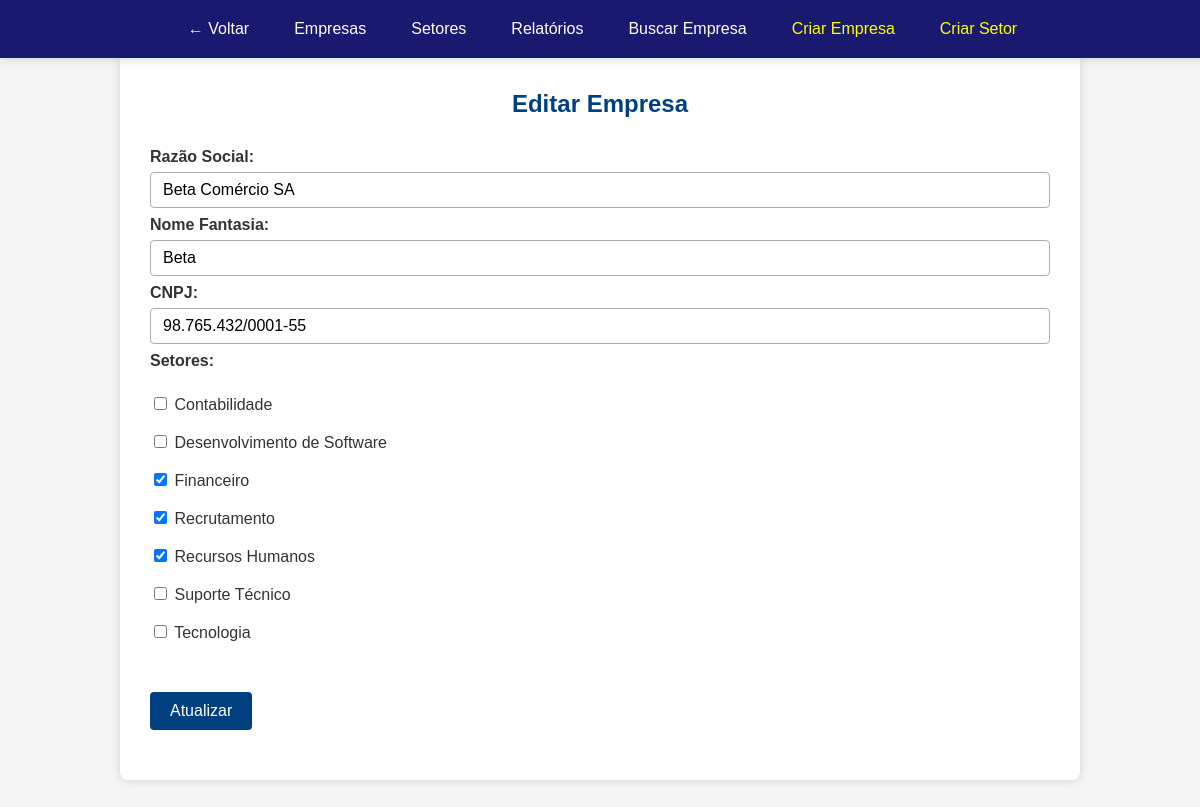
Screenshot of /empresa/edit/2 with the database file from the repository.
### tables this page shows
CREATE TABLE `empresa` (
  `id` int(10) UNSIGNED NOT NULL,
  `razao_social` varchar(100) NOT NULL,
  `nome_fantasia` varchar(100) DEFAULT NULL,
  `cnpj` varchar(45) NOT NULL
);

CREATE TABLE `setor` (
  `id` int(10) UNSIGNED NOT NULL,
  `descricao` longtext NOT NULL,
  `setor_pai_id` int(10) UNSIGNED DEFAULT NULL
);

### controllers/EmpresaController.php (called while the page is built, shortened)
<?php
$db = (new Database())->getConnection();
require_once 'models/EmpresaModel.php';
class EmpresaController {
    private $model;
    public function __construct($db) {
        $this->model = new EmpresaModel($db);
    }
    public function edit($id) {
        $empresa = $this->model->getById($id);
        $empresaSetores = $this->model->getSetoresByEmpresaId($id);
        $setorModel = new SetorModel($this->model->conn);
        $setores = $setorModel->getAll();
        require 'views/empresa/edit.php';
    }
}

### index.php (called while the page is built, shortened)
<?php
spl_autoload_register(function($class) {
    $paths = [
        __DIR__ . '/controllers/' . $class . '.php',
        __DIR__ . '/models/' . $class . '.php',
    ];
    foreach ($paths as $file) {
        if (file_exists($file)) {
            return;
        }
    }
});
$dbClass = new Database();
$db = $dbClass->getConnection();
$request = $_SERVER['REQUEST_URI'];
$request = parse_url($request, PHP_URL_PATH);
$basePath = '/projetoathia';
if (strpos($request, $basePath) === 0) {
    $request = substr($request, strlen($basePath));
}
$request = trim($request, '/');
$parts = explode('/', $request);
$action = $parts[1] ?? 'index';
$params = array_slice($parts, 2);
$controller = new $controllerName($db);
call_user_func_array([$controller, $action], $params);

### models/EmpresaModel.php (called while the page is built, shortened)
<?php
class EmpresaModel {
    public function __construct($db) {
        $this->conn = $db;
    }
    public function getById($id) {
        $sql = "SELECT * FROM empresa WHERE id = :id";
        $stmt = $this->conn->prepare($sql);
        $stmt->bindParam(':id', $id, PDO::PARAM_INT);
        $stmt->execute();
        return $stmt->fetch(PDO::FETCH_ASSOC);
    }
    public function getSetoresByEmpresaId($empresaId) {
        $sql = "SELECT setor_id FROM empresa_setor WHERE empresa_id = :empresa_id";
        $stmt = $this->conn->prepare($sql);
        $stmt->bindParam(':empresa_id', $empresaId);
        $stmt->execute();
        return $stmt->fetchAll(PDO::FETCH_COLUMN);
    }
}

### models/SetorModel.php (called while the page is built, shortened)
<?php
class SetorModel {
    private $conn;
    public function __construct($db) {
        $this->conn = $db;
    }
    public function getAll() {
        $sql = "SELECT * FROM setor ORDER BY descricao";
        return $this->conn->query($sql)->fetchAll(PDO::FETCH_ASSOC);
    }
}

### views/empresa/edit.php (the view, shortened to what this page needs)
<!DOCTYPE html>
<html>
<head>
        <link rel="stylesheet" href="<?= BASE_URL ?>/public/css/style.css" />
</head>
<body>
    <?php include BASE_PATH . 'public/components/menu.php'; ?>
    <section class="container">
        <h1>Editar Empresa</h1>
        <form method="POST" action="<?= BASE_URL ?>/empresa/update/<?= $empresa['id'] ?>">
            <label>Razão Social:</label>
            <input type="text" name="razao_social" value="<?= $empresa['razao_social'] ?>"><br>
            <label>Nome Fantasia:</label>
            <input type="text" name="nome_fantasia" value="<?= $empresa['nome_fantasia'] ?>"><br>
            <label>CNPJ:</label>
            <input type="text" name="cnpj" value="<?= $empresa['cnpj'] ?>"><br>
            <label>Setores:</label><br>
            <?php foreach ($setores as $setor): ?>
                <input type="checkbox" name="setores[]" value="<?= $setor['id'] ?>"
                    <?= in_array($setor['id'], $empresaSetores) ? 'checked' : '' ?>>
                <?= $setor['descricao'] ?><br><br>
            <?php endforeach; ?>
            <button type="submit">Atualizar</button>
        </form>
    </section>
</body>
</html>

### public/css/style.css (style rules this page uses)
body { font-family: Arial, sans-serif; margin: 30px; background: #f5f5f5; color: #333; }
.container { max-width: 900px; background: white; padding: 20px 30px; border-radius: 8px; box-shadow: 0 0 10px #ccc; margin:50px auto; }
h1 { text-align: center; margin-bottom: 30px; color: #004080; }
form { margin-bottom: 30px; }
label { display: block; font-weight: bold; margin-bottom: 6px; }
input[type="text"], select { width: 100%; padding: 8px 12px; font-size: 16px; border: 1px solid #aaa; border-radius: 4px; box-sizing: border-box; transition: border-color 0.2s; margin-bottom: 0.5em; }
button { background-color: #004080; color: white; padding: 10px 20px; border: none; font-size: 16px; cursor: pointer; border-radius: 4px; transition: background-color 0.2s; margin: 2em 0 0 0; }

### rows the page displays
empresa: razao_social "Beta Comércio SA", nome_fantasia "Beta", cnpj "98.765.432/0001-55"
setor: descricao "Contabilidade"
setor: descricao "Desenvolvimento de Software"
setor: id "☑", descricao "Financeiro"
setor: id "☑", descricao "Recrutamento"
setor: id "☑", descricao "Recursos Humanos"
setor: descricao "Suporte Técnico"
setor: descricao "Tecnologia"
